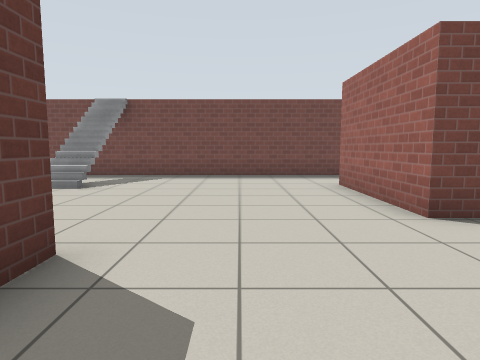
[1] (above)

16 first-person views from a walk through a Gazebo world. The camera is 0.94 m above the floor, tilts 6° down and sees 75° across. The floor is counted in squares, 1 m on a side. Each view is taken from the middle of a square. On the plan, view 1 faces up. The plan holds only what a view shows up to about 12 squares ahead; the rest is blank. Simple patterns stand in for the simulator's built-in surfaces.

[2]
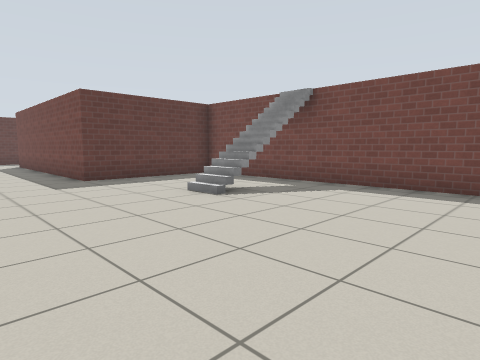

[3]
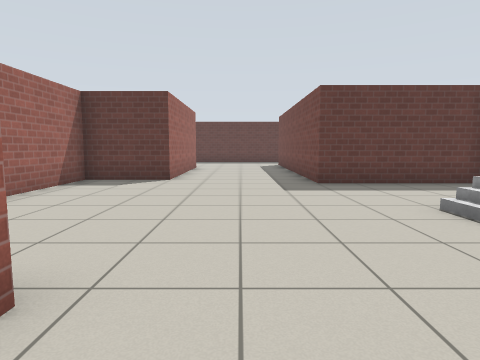

[4]
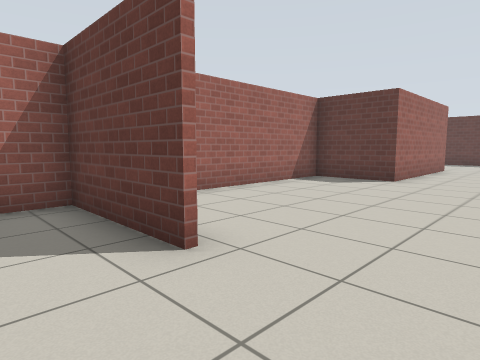

[5]
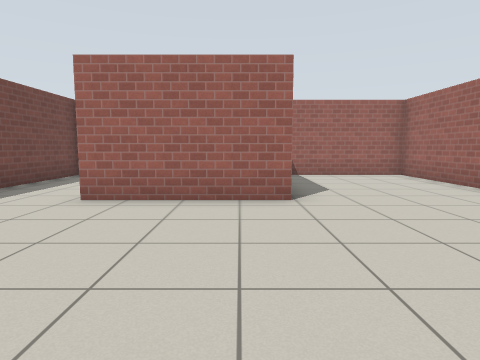

[6]
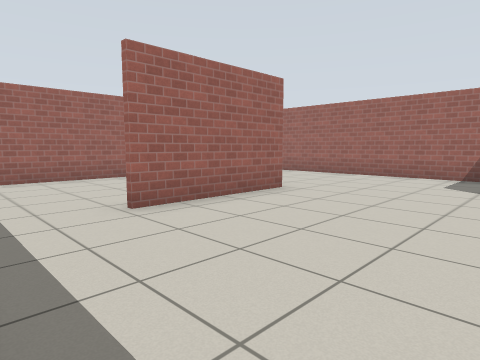

[7]
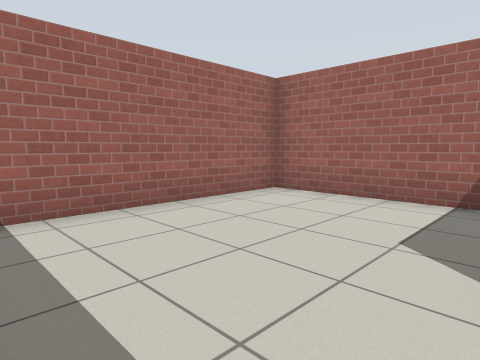

[8]
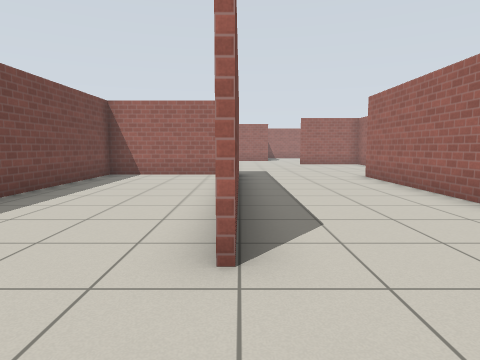

[9]
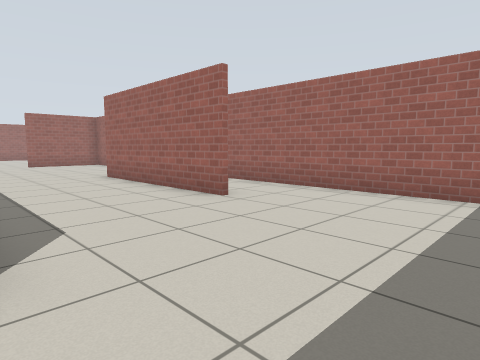

[10]
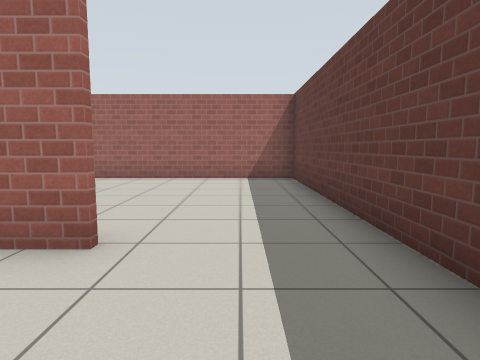

[11]
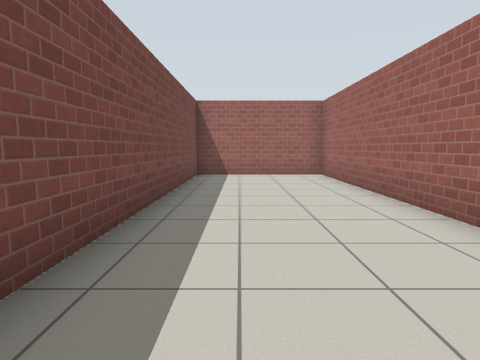

[12]
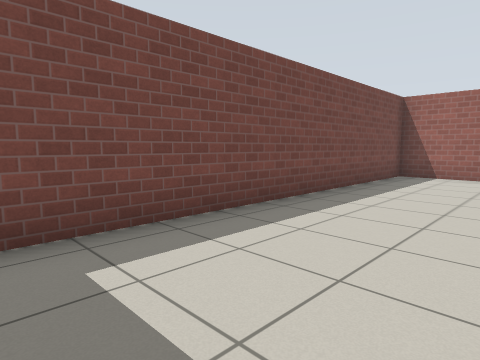

[13]
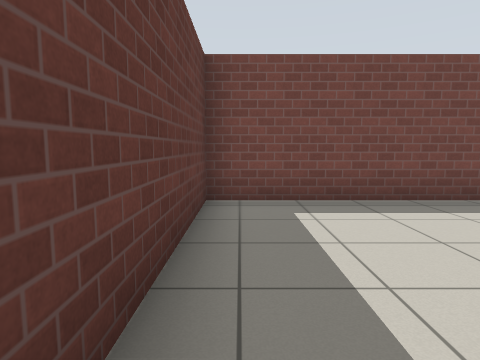

[14]
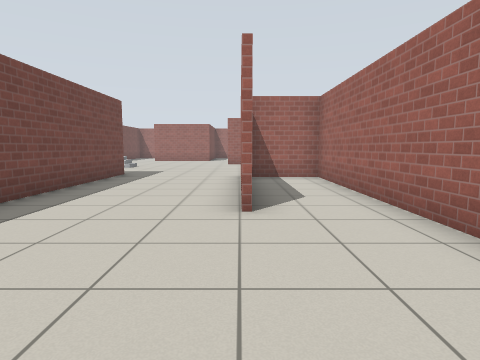

[15]
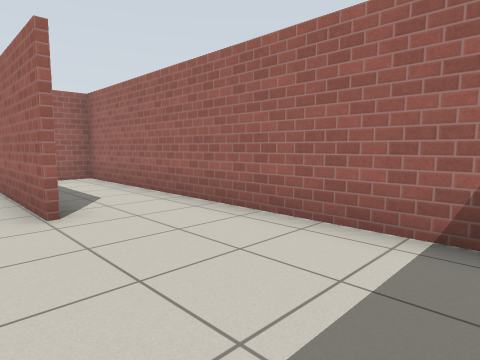

[16]
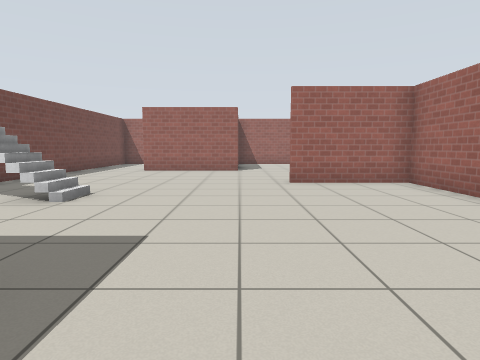

### Floor plan
Points are (right, up) in squares from view 1. A wall is a line through its corners. A room is listed if a view was taken in it or the views show most of it. See-through windows are left out.
Room 1 (views 1, 2, 3, 4, 5, 6, 7, 8, 9, 10, 11, 12, 13, 14, 15, 16)
walls: (-1.6, 2.8) (-1.6, -0.5) (7.6, -0.5) (7.6, 3.3); (-14.5, 2) (-9, 2) (-9, -0.5) (-1.8, -0.5) (-1.8, 2.8); (3.3, 4.1) (2.5, 4.1) (2.5, 7.9); (3.6, 4.2) (7.6, 4.2) (7.6, 10.5) (-8.1, 10.5) (-8.1, 6) (-16.6, 6); (-16.6, 6.2) (-8.3, 6.2) (-8.3, 10.5) (-19.6, 10.5) (-19.6, -0.5) (-9.1, -0.5) (-9.1, 1.6)
objects: stairs (-4, 8) to (-4, 9)

Positions as (right, up) in squares from view 1, and headings:
1: (0, 0), facing up
2: (1, 3), facing up-left
3: (0, 4), facing left
4: (0, 5), facing down-left
5: (-3, 5), facing right
6: (-2, 10), facing down-right
7: (3, 10), facing down-right
8: (-19, 6), facing right
9: (-19, 6), facing down-right
10: (-18, 9), facing down
11: (-19, 9), facing right
12: (-19, 7), facing up-right
13: (-19, 5), facing up
14: (-19, 2), facing right
15: (-19, 3), facing down-right
16: (-10, 4), facing right
